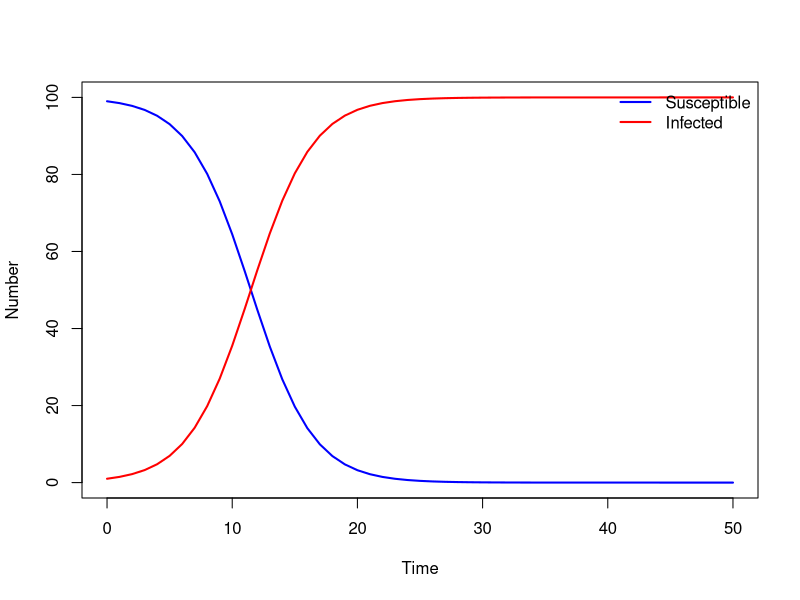

This chart was generated by the following R code:
## ---- chunk 1
library(deSolve) # Load in the deSolve package. If the package is not installed, install using the install.packages() function
# Define model function

SI_model <- function(times, state, parms){
  ## Define variables
  S <- state["S"]
  I <- state["I"]
  N <- S + I
  # Extract parameters
  beta <- parms["beta"]
  # Define differential equations
  dS <- - (beta * S * I) / N
  dI <- (beta * S * I) / N
  res <- list(c(dS, dI))
  return(res)
}

# Define parameter values
parameters <- c(beta = 0.4)

# Define time to solve equations
times <- seq(from = 0, to = 50, by = 1)

# Define initial conditions
N <- 100
I_0 <- 1
S_0 <- N - I_0
state <- c( S = S_0, I = I_0)

# Solve equations
output_raw <- ode(y = state, times = times, func = SI_model, parms = parameters,
                  method = "rk4")
# Convert to data frame for easy extraction of columns
output <- as.data.frame(output_raw)

# Plot output
par( mfrow = c(1, 1))
plot( output$time, output$S, type = "l", col = "blue", lwd = 2, ylim = c(0, N),
      xlab = "Time", ylab = "Number")
lines( output$time, output$I, lwd = 2, col = "red", type = "l")
legend("topright", legend = c("Susceptible", "Infected"),
       lty = c(1, 1), col = c("blue", "red"), lwd = 2, bty = "n")
## ---- chunk 2
# Define model function 
SIR_model <- function(times, state, parms){
  ## Define variables
  S <- state["S"]
  I <- state["I"]
  R <- state["R"]
  N <- S + I + R
  # Extract parameters
  beta <- parms["beta"]
  gamma <- parms["gamma"]
  # Define differential equations
  dS <- - (beta * S * I) / N
  dI <- (beta * S * I) / N - gamma * I
  dR <- gamma * I
  res <- list(c(dS, dI, dR ))
  return(res)
}
